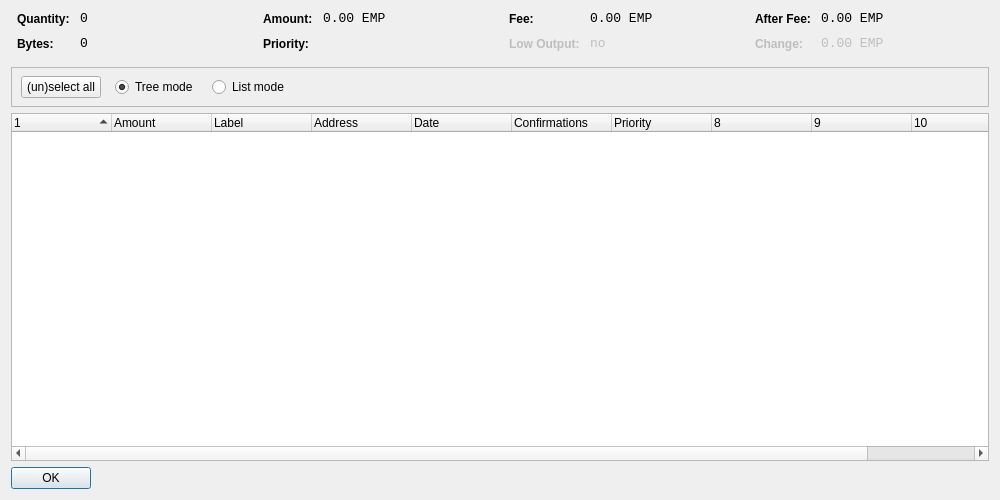
<?xml version="1.0" encoding="UTF-8"?>
<ui version="4.0">
 <class>CoinControlDialog</class>
 <widget class="QDialog" name="CoinControlDialog">
  <property name="geometry">
   <rect>
    <x>0</x>
    <y>0</y>
    <width>1000</width>
    <height>500</height>
   </rect>
  </property>
  <property name="windowTitle">
   <string>Coin Control</string>
  </property>
  <layout class="QVBoxLayout" name="verticalLayout">
   <item>
    <layout class="QHBoxLayout" name="horizontalLayoutTop" stretch="0,0,0,0">
     <property name="topMargin">
      <number>0</number>
     </property>
     <property name="bottomMargin">
      <number>10</number>
     </property>
     <item>
      <layout class="QFormLayout" name="formLayoutCoinControl1">
       <property name="horizontalSpacing">
        <number>10</number>
       </property>
       <property name="verticalSpacing">
        <number>10</number>
       </property>
       <property name="leftMargin">
        <number>6</number>
       </property>
       <property name="rightMargin">
        <number>6</number>
       </property>
       <item row="0" column="0">
        <widget class="QLabel" name="labelCoinControlQuantityText">
         <property name="styleSheet">
          <string notr="true">font-weight:bold;</string>
         </property>
         <property name="text">
          <string>Quantity:</string>
         </property>
        </widget>
       </item>
       <item row="0" column="1">
        <widget class="QLabel" name="labelCoinControlQuantity">
         <property name="font">
          <font>
           <family>Monospace</family>
           <pointsize>10</pointsize>
          </font>
         </property>
         <property name="cursor">
          <cursorShape>IBeamCursor</cursorShape>
         </property>
         <property name="contextMenuPolicy">
          <enum>Qt::ActionsContextMenu</enum>
         </property>
         <property name="text">
          <string notr="true">0</string>
         </property>
         <property name="textInteractionFlags">
          <set>Qt::LinksAccessibleByMouse|Qt::TextSelectableByKeyboard|Qt::TextSelectableByMouse</set>
         </property>
        </widget>
       </item>
       <item row="1" column="0">
        <widget class="QLabel" name="labelCoinControlBytesText">
         <property name="styleSheet">
          <string notr="true">font-weight:bold;</string>
         </property>
         <property name="text">
          <string>Bytes:</string>
         </property>
        </widget>
       </item>
       <item row="1" column="1">
        <widget class="QLabel" name="labelCoinControlBytes">
         <property name="font">
          <font>
           <family>Monospace</family>
           <pointsize>10</pointsize>
          </font>
         </property>
         <property name="cursor">
          <cursorShape>IBeamCursor</cursorShape>
         </property>
         <property name="contextMenuPolicy">
          <enum>Qt::ActionsContextMenu</enum>
         </property>
         <property name="text">
          <string notr="true">0</string>
         </property>
         <property name="textInteractionFlags">
          <set>Qt::LinksAccessibleByMouse|Qt::TextSelectableByKeyboard|Qt::TextSelectableByMouse</set>
         </property>
        </widget>
       </item>
      </layout>
     </item>
     <item>
      <layout class="QFormLayout" name="formLayoutCoinControl2">
       <property name="horizontalSpacing">
        <number>10</number>
       </property>
       <property name="verticalSpacing">
        <number>10</number>
       </property>
       <property name="leftMargin">
        <number>6</number>
       </property>
       <property name="rightMargin">
        <number>6</number>
       </property>
       <item row="0" column="0">
        <widget class="QLabel" name="labelCoinControlAmountText">
         <property name="styleSheet">
          <string notr="true">font-weight:bold;</string>
         </property>
         <property name="text">
          <string>Amount:</string>
         </property>
        </widget>
       </item>
       <item row="0" column="1">
        <widget class="QLabel" name="labelCoinControlAmount">
         <property name="font">
          <font>
           <family>Monospace</family>
           <pointsize>10</pointsize>
          </font>
         </property>
         <property name="cursor">
          <cursorShape>IBeamCursor</cursorShape>
         </property>
         <property name="contextMenuPolicy">
          <enum>Qt::ActionsContextMenu</enum>
         </property>
         <property name="text">
          <string notr="true">0.00 EMP</string>
         </property>
         <property name="textInteractionFlags">
          <set>Qt::LinksAccessibleByMouse|Qt::TextSelectableByKeyboard|Qt::TextSelectableByMouse</set>
         </property>
        </widget>
       </item>
       <item row="1" column="0">
        <widget class="QLabel" name="labelCoinControlPriorityText">
         <property name="styleSheet">
          <string notr="true">font-weight:bold;</string>
         </property>
         <property name="text">
          <string>Priority:</string>
         </property>
        </widget>
       </item>
       <item row="1" column="1">
        <widget class="QLabel" name="labelCoinControlPriority">
         <property name="font">
          <font>
           <family>Monospace</family>
           <pointsize>10</pointsize>
          </font>
         </property>
         <property name="cursor">
          <cursorShape>IBeamCursor</cursorShape>
         </property>
         <property name="contextMenuPolicy">
          <enum>Qt::ActionsContextMenu</enum>
         </property>
         <property name="text">
          <string/>
         </property>
         <property name="textInteractionFlags">
          <set>Qt::LinksAccessibleByMouse|Qt::TextSelectableByKeyboard|Qt::TextSelectableByMouse</set>
         </property>
        </widget>
       </item>
      </layout>
     </item>
     <item>
      <layout class="QFormLayout" name="formLayoutCoinControl3">
       <property name="horizontalSpacing">
        <number>10</number>
       </property>
       <property name="verticalSpacing">
        <number>10</number>
       </property>
       <property name="leftMargin">
        <number>6</number>
       </property>
       <property name="rightMargin">
        <number>6</number>
       </property>
       <item row="0" column="0">
        <widget class="QLabel" name="labelCoinControlFeeText">
         <property name="styleSheet">
          <string notr="true">font-weight:bold;</string>
         </property>
         <property name="text">
          <string>Fee:</string>
         </property>
        </widget>
       </item>
       <item row="0" column="1">
        <widget class="QLabel" name="labelCoinControlFee">
         <property name="font">
          <font>
           <family>Monospace</family>
           <pointsize>10</pointsize>
          </font>
         </property>
         <property name="cursor">
          <cursorShape>IBeamCursor</cursorShape>
         </property>
         <property name="contextMenuPolicy">
          <enum>Qt::ActionsContextMenu</enum>
         </property>
         <property name="text">
          <string notr="true">0.00 EMP</string>
         </property>
         <property name="textInteractionFlags">
          <set>Qt::LinksAccessibleByMouse|Qt::TextSelectableByKeyboard|Qt::TextSelectableByMouse</set>
         </property>
        </widget>
       </item>
       <item row="1" column="0">
        <widget class="QLabel" name="labelCoinControlLowOutputText">
         <property name="enabled">
          <bool>false</bool>
         </property>
         <property name="styleSheet">
          <string notr="true">font-weight:bold;</string>
         </property>
         <property name="text">
          <string>Low Output:</string>
         </property>
        </widget>
       </item>
       <item row="1" column="1">
        <widget class="QLabel" name="labelCoinControlLowOutput">
         <property name="enabled">
          <bool>false</bool>
         </property>
         <property name="font">
          <font>
           <family>Monospace</family>
           <pointsize>10</pointsize>
          </font>
         </property>
         <property name="cursor">
          <cursorShape>IBeamCursor</cursorShape>
         </property>
         <property name="contextMenuPolicy">
          <enum>Qt::ActionsContextMenu</enum>
         </property>
         <property name="text">
          <string notr="true">no</string>
         </property>
         <property name="textInteractionFlags">
          <set>Qt::LinksAccessibleByMouse|Qt::TextSelectableByKeyboard|Qt::TextSelectableByMouse</set>
         </property>
        </widget>
       </item>
      </layout>
     </item>
     <item>
      <layout class="QFormLayout" name="formLayoutCoinControl4">
       <property name="horizontalSpacing">
        <number>10</number>
       </property>
       <property name="verticalSpacing">
        <number>10</number>
       </property>
       <property name="leftMargin">
        <number>6</number>
       </property>
       <property name="rightMargin">
        <number>6</number>
       </property>
       <item row="0" column="0">
        <widget class="QLabel" name="labelCoinControlAfterFeeText">
         <property name="styleSheet">
          <string notr="true">font-weight:bold;</string>
         </property>
         <property name="text">
          <string>After Fee:</string>
         </property>
        </widget>
       </item>
       <item row="0" column="1">
        <widget class="QLabel" name="labelCoinControlAfterFee">
         <property name="font">
          <font>
           <family>Monospace</family>
           <pointsize>10</pointsize>
          </font>
         </property>
         <property name="cursor">
          <cursorShape>IBeamCursor</cursorShape>
         </property>
         <property name="contextMenuPolicy">
          <enum>Qt::ActionsContextMenu</enum>
         </property>
         <property name="text">
          <string notr="true">0.00 EMP</string>
         </property>
         <property name="textInteractionFlags">
          <set>Qt::LinksAccessibleByMouse|Qt::TextSelectableByKeyboard|Qt::TextSelectableByMouse</set>
         </property>
        </widget>
       </item>
       <item row="1" column="0">
        <widget class="QLabel" name="labelCoinControlChangeText">
         <property name="enabled">
          <bool>false</bool>
         </property>
         <property name="styleSheet">
          <string notr="true">font-weight:bold;</string>
         </property>
         <property name="text">
          <string>Change:</string>
         </property>
        </widget>
       </item>
       <item row="1" column="1">
        <widget class="QLabel" name="labelCoinControlChange">
         <property name="enabled">
          <bool>false</bool>
         </property>
         <property name="font">
          <font>
           <family>Monospace</family>
           <pointsize>10</pointsize>
          </font>
         </property>
         <property name="cursor">
          <cursorShape>IBeamCursor</cursorShape>
         </property>
         <property name="contextMenuPolicy">
          <enum>Qt::ActionsContextMenu</enum>
         </property>
         <property name="text">
          <string notr="true">0.00 EMP</string>
         </property>
         <property name="textInteractionFlags">
          <set>Qt::LinksAccessibleByMouse|Qt::TextSelectableByKeyboard|Qt::TextSelectableByMouse</set>
         </property>
        </widget>
       </item>
      </layout>
     </item>
    </layout>
   </item>
   <item>
    <widget class="QFrame" name="frame">
     <property name="minimumSize">
      <size>
       <width>0</width>
       <height>40</height>
      </size>
     </property>
     <property name="frameShape">
      <enum>QFrame::StyledPanel</enum>
     </property>
     <property name="frameShadow">
      <enum>QFrame::Sunken</enum>
     </property>
     <widget class="QWidget" name="horizontalLayoutWidget">
      <property name="geometry">
       <rect>
        <x>10</x>
        <y>0</y>
        <width>781</width>
        <height>41</height>
       </rect>
      </property>
      <layout class="QHBoxLayout" name="horizontalLayoutPanel" stretch="0,0,0,0,0">
       <property name="spacing">
        <number>14</number>
       </property>
       <item>
        <widget class="QPushButton" name="pushButtonSelectAll">
         <property name="sizePolicy">
          <sizepolicy hsizetype="Maximum" vsizetype="Fixed">
           <horstretch>0</horstretch>
           <verstretch>0</verstretch>
          </sizepolicy>
         </property>
         <property name="text">
          <string>(un)select all</string>
         </property>
        </widget>
       </item>
       <item>
        <widget class="QRadioButton" name="radioTreeMode">
         <property name="sizePolicy">
          <sizepolicy hsizetype="Maximum" vsizetype="Fixed">
           <horstretch>0</horstretch>
           <verstretch>0</verstretch>
          </sizepolicy>
         </property>
         <property name="text">
          <string>Tree mode</string>
         </property>
         <property name="checked">
          <bool>true</bool>
         </property>
        </widget>
       </item>
       <item>
        <widget class="QRadioButton" name="radioListMode">
         <property name="sizePolicy">
          <sizepolicy hsizetype="Maximum" vsizetype="Fixed">
           <horstretch>0</horstretch>
           <verstretch>0</verstretch>
          </sizepolicy>
         </property>
         <property name="text">
          <string>List mode</string>
         </property>
        </widget>
       </item>
       <item>
        <spacer name="horizontalSpacer">
         <property name="orientation">
          <enum>Qt::Horizontal</enum>
         </property>
         <property name="sizeHint" stdset="0">
          <size>
           <width>40</width>
           <height>20</height>
          </size>
         </property>
        </spacer>
       </item>
      </layout>
     </widget>
    </widget>
   </item>
   <item>
    <widget class="CoinControlTreeWidget" name="treeWidget">
     <property name="contextMenuPolicy">
      <enum>Qt::CustomContextMenu</enum>
     </property>
     <property name="sortingEnabled">
      <bool>false</bool>
     </property>
     <property name="columnCount">
      <number>11</number>
     </property>
     <attribute name="headerShowSortIndicator" stdset="0">
      <bool>true</bool>
     </attribute>
     <attribute name="headerStretchLastSection">
      <bool>false</bool>
     </attribute>
     <column>
      <property name="text">
       <string/>
      </property>
     </column>
     <column>
      <property name="text">
       <string>Amount</string>
      </property>
     </column>
     <column>
      <property name="text">
       <string>Label</string>
      </property>
     </column>
     <column>
      <property name="text">
       <string>Address</string>
      </property>
     </column>
     <column>
      <property name="text">
       <string>Date</string>
      </property>
     </column>
     <column>
      <property name="text">
       <string>Confirmations</string>
      </property>
      <property name="toolTip">
       <string>Confirmed</string>
      </property>
     </column>
     <column>
      <property name="text">
       <string>Priority</string>
      </property>
     </column>
     <column>
      <property name="text">
       <string/>
      </property>
     </column>
     <column>
      <property name="text">
       <string/>
      </property>
     </column>
     <column>
      <property name="text">
       <string/>
      </property>
     </column>
     <column>
      <property name="text">
       <string/>
      </property>
     </column>
    </widget>
   </item>
   <item>
    <widget class="QDialogButtonBox" name="buttonBox">
     <property name="sizePolicy">
      <sizepolicy hsizetype="Maximum" vsizetype="Fixed">
       <horstretch>0</horstretch>
       <verstretch>0</verstretch>
      </sizepolicy>
     </property>
     <property name="orientation">
      <enum>Qt::Horizontal</enum>
     </property>
     <property name="standardButtons">
      <set>QDialogButtonBox::Ok</set>
     </property>
    </widget>
   </item>
  </layout>
 </widget>
 <customwidgets>
  <customwidget>
   <class>CoinControlTreeWidget</class>
   <extends>QTreeWidget</extends>
   <header>coincontroltreewidget.h</header>
  </customwidget>
 </customwidgets>
 <resources/>
 <connections/>
</ui>
